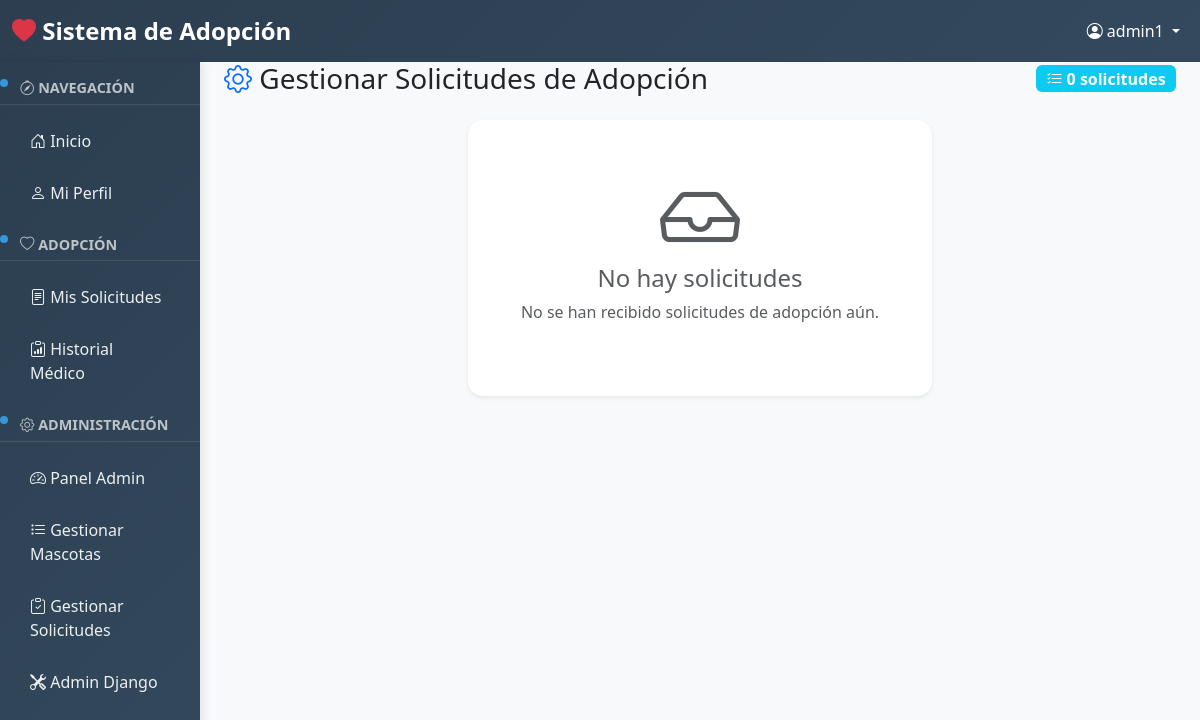
Page /solicitudes/gestionar/ (signed in) on the earlier database version.
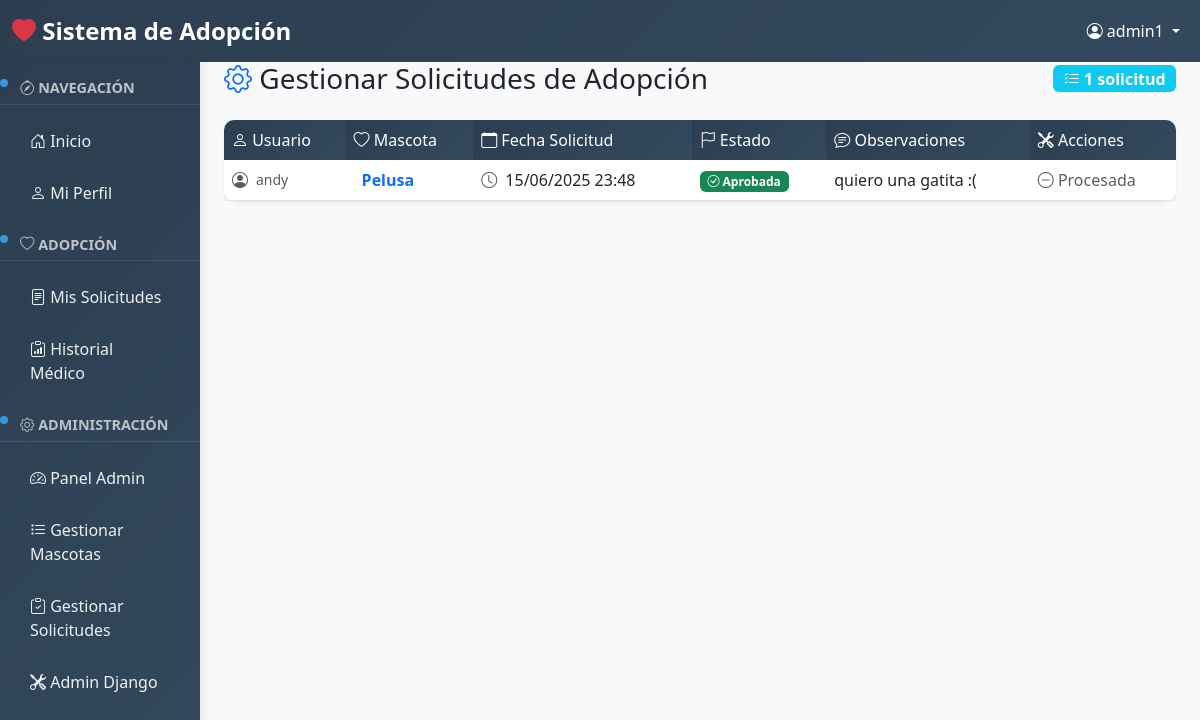
Same page on the later database version.
### solicitudes/models.py (models this page shows, shortened)
class SolicitudAdopcion(models.Model):
    ESTADOS = [
        ('pendiente', 'Pendiente'),
        ('aprobada', 'Aprobada'),
        ('rechazada', 'Rechazada'),
    ]
    usuario = models.ForeignKey('usuarios.Usuario', on_delete=models.CASCADE, verbose_name="Usuario")
    mascota = models.ForeignKey('mascotas.Mascota', on_delete=models.CASCADE, verbose_name="Mascota")
    fecha_solicitud = models.DateTimeField(default=timezone.now, verbose_name="Fecha de solicitud")
    estado = models.CharField(max_length=10, choices=ESTADOS, default='pendiente', verbose_name="Estado")
    observaciones = models.TextField(blank=True, verbose_name="Observaciones")
    class Meta:
        verbose_name = "Solicitud de Adopción"
        verbose_name_plural = "Solicitudes de Adopción"
        unique_together = ['usuario', 'mascota']
        ordering = ['-fecha_solicitud']

### usuarios/models.py (models this page shows, shortened)
class Usuario(AbstractUser):
    ROLES = [
        ('adoptante', 'Adoptante'),
        ('admin', 'Administrador'),
    ]
    telefono = models.CharField(max_length=15, blank=True, verbose_name="Teléfono")
    direccion = models.TextField(blank=True, verbose_name="Dirección")
    rol = models.CharField(max_length=10, choices=ROLES, default='adoptante', verbose_name="Rol")
    fecha_registro = models.DateTimeField(default=timezone.now, verbose_name="Fecha de registro")
    class Meta:
        verbose_name = "Usuario"
        verbose_name_plural = "Usuarios"

### mascotas/models.py (models this page shows, shortened)
class Mascota(models.Model):
    ESPECIES = [
        ('perro', 'Perro'),
        ('gato', 'Gato'),
        ('ave', 'Ave'),
        ('otro', 'Otro'),
    ]
    SEXO = [
        ('macho', 'Macho'),
        ('hembra', 'Hembra'),
    ]
    ESTADO = [
        ('Disponible', 'Disponible para adopción'),
        ('adoptado', 'Adoptado'),
        ('en_proceso', 'En proceso de adopción'),
    ]
    nombre = models.CharField(max_length=100, verbose_name="Nombre")
    especie = models.CharField(max_length=15, choices=ESPECIES, verbose_name="Especie")
    raza = models.CharField(max_length=70, verbose_name="Raza")
    edad = models.PositiveIntegerField(help_text="Edad en años", verbose_name="Edad")
    sexo = models.CharField(max_length=10, choices=SEXO, verbose_name="Sexo")
    estado_adopcion = models.CharField(
        max_length= 15,
        choices=ESTADO,
        default="Disponible",
        verbose_name= "Estado de adopción"
    )
    fecha_ingreso = models.DateTimeField(default=timezone.now, verbose_name="Fecha de ingreso")
    adoptante = models.ForeignKey(
        'usuarios.Usuario',
        on_delete=models.SET_NULL,
        null=True,
        blank=True,
        related_name='mascotas_adoptadas',
        verbose_name='Adoptante'
    )
    class Meta:
        verbose_name = "Mascota"
        verbose_name_plural = "Mascotas"
        ordering = ['-fecha_ingreso']

### solicitudes/views.py (the view)
# urls.py: path('gestionar/', views.gestionar, name='gestionar'),
@user_passes_test(es_admin)
def gestionar(request):
    solicitudes = SolicitudAdopcion.objects.all()
    return render(request, 'solicitudes/gestionar.html', {'solicitudes': solicitudes})

### usuarios/views.py (called while the page is built)
def es_admin(user):
    return user.is_authenticated and user.rol == 'admin'

### solicitudes/templates/solicitudes/gestionar.html (shortened to what the changed rows need)
{% extends 'base.html' %}
{% block content %}
<div class="container-fluid">
    <div class="row">
        <div class="col-12">
            <div class="d-flex justify-content-between align-items-center mb-4">
                <h1 class="h3 mb-0">
                    <i class="bi bi-gear text-primary"></i> Gestionar Solicitudes de Adopción
                </h1>
                <div class="badge bg-info fs-6">
                    <i class="bi bi-list-check"></i> {{ solicitudes|length }} solicitud{{ solicitudes|length|pluralize:"es" }}
                </div>
            </div>
        </div>
    </div>
    {% if solicitudes %}
        <div class="row">
            <div class="col-12">
                <div class="card shadow-sm">
                    <div class="card-body p-0">
                        <div class="table-responsive">
                            <table class="table table-hover mb-0">
                                <thead class="table-dark">
                                    <tr>
                                        <th><i class="bi bi-person"></i> Usuario</th>
                                        <th><i class="bi bi-heart"></i> Mascota</th>
                                        <th><i class="bi bi-calendar"></i> Fecha Solicitud</th>
                                        <th><i class="bi bi-flag"></i> Estado</th>
                                        <th><i class="bi bi-chat-text"></i> Observaciones</th>
                                        <th><i class="bi bi-tools"></i> Acciones</th>
                                    </tr>
                                </thead>
                                <tbody>
                                    {% for solicitud in solicitudes %}
                                        <tr>
                                            <td>
                                                <div class="d-flex align-items-center">
                                                    <i class="bi bi-person-circle text-muted me-2"></i>
                                                    <div>
                                                        <small class="text-muted d-block">{{ solicitud.usuario.username }}</small>
                                                    </div>
                                                </div>
                                            </td>
                                            <td>
                                                <a href="{% url 'mascotas:detalle' solicitud.mascota.id %}"
                                                   class="text-decoration-none">
                                                    <div class="d-flex align-items-center">
                                                        <strong>{{ solicitud.mascota.nombre }}</strong>
                                                    </div>
                                                </a>
                                            </td>
                                            <td>
                                                <i class="bi bi-clock text-muted me-1"></i>
                                                {{ solicitud.fecha_solicitud|date:"d/m/Y H:i" }}
                                            </td>
                                            <td>
                                                {% if solicitud.estado == 'pendiente' %}
                                                    <span class="badge bg-warning">
                                                        <i class="bi bi-hourglass-split"></i> {{ solicitud.get_estado_display }}
                                                    </span>
                                                {% elif solicitud.estado == 'aprobada' %}
                                                    <span class="badge bg-success">
                                                        <i class="bi bi-check-circle"></i> {{ solicitud.get_estado_display }}
                                                    </span>
                                                {% else %}
                                                    <span class="badge bg-danger">
                                                        <i class="bi bi-x-circle"></i> {{ solicitud.get_estado_display }}
                                                    </span>
                                                {% endif %}
                                            </td>
                                            <td>
                                                <div class="text-wrap" style="max-width: 200px;">
                                                    {% if solicitud.observaciones %}
                                                        {{ solicitud.observaciones }}
                                                    {% else %}
                                                        <span class="text-muted fst-italic">Sin observaciones</span>
                                                    {% endif %}
                                                </div>
                                            </td>
                                            <td>
                                                {% if solicitud.estado == 'pendiente' %}
                                                    <div class="btn-group" role="group">
                                                        <a href="{% url 'solicitudes:procesar' solicitud.id 'aprobar' %}"
                                                           class="btn btn-success btn-sm"
                                                           onclick="return confirm('¿Aprobar esta solicitud? Esto adoptará la mascota y rechazará las demás solicitudes.')">
                                                            <i class="bi bi-check-lg"></i> Aprobar
                                                        </a>
                                                        <a href="{% url 'solicitudes:procesar' solicitud.id 'rechazar' %}"
                                                           class="btn btn-danger btn-sm"
                                                           onclick="return confirm('¿Rechazar esta solicitud?')">
                                                            <i class="bi bi-x-lg"></i> Rechazar
                                                        </a>
                                                    </div>
                                                {% else %}
                                                    <span class="text-muted">
                                                        <i class="bi bi-dash-circle"></i> Procesada
                                                    </span>
                                                {% endif %}
                                            </td>
                                        </tr>
                                    {% endfor %}
                                </tbody>
                            </table>
                        </div>
                    </div>
                </div>
            </div>
        </div>
    {% else %}
        <div class="row justify-content-center">
            <div class="col-md-6">
                <div class="card shadow-sm text-center">
                    <div class="card-body py-5">
                        <i class="bi bi-inbox display-1 text-muted mb-3"></i>
                        <h4 class="text-muted">No hay solicitudes</h4>
                        <p class="text-muted mb-4">No se han recibido solicitudes de adopción aún.</p>
                    </div>
                </div>
            </div>
        </div>
    {% endif %}
</div>
{% endblock %}

Differences in the rows shown:
added SolicitudAdopcion: usuario.username "andy", mascota.nombre "Pelusa", fecha_solicitud "15/06/2025 23:48", estado "Aprobada", observaciones "quiero una gatita :(", shows "Procesada"
Other differences:
{{ solicitudes|length }}: "0" → "1"
text no longer shown: "No hay solicitudes No se han recibido solicitudes de adopción aún."
text now shown: "Usuario Mascota Fecha Solicitud Estado Observaciones Acciones"
